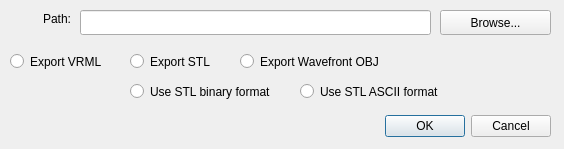
<?xml version="1.0" encoding="UTF-8"?>
<ui version="4.0">
 <class>Exp3DDlg</class>
 <widget class="QDialog" name="Exp3DDlg">
  <property name="geometry">
   <rect>
    <x>0</x>
    <y>0</y>
    <width>564</width>
    <height>149</height>
   </rect>
  </property>
  <property name="windowTitle">
   <string>Dialog</string>
  </property>
  <widget class="QDialogButtonBox" name="buttonBox">
   <property name="geometry">
    <rect>
     <x>210</x>
     <y>110</y>
     <width>341</width>
     <height>32</height>
    </rect>
   </property>
   <property name="orientation">
    <enum>Qt::Horizontal</enum>
   </property>
   <property name="standardButtons">
    <set>QDialogButtonBox::Cancel|QDialogButtonBox::Ok</set>
   </property>
  </widget>
  <widget class="QLineEdit" name="path">
   <property name="geometry">
    <rect>
     <x>80</x>
     <y>10</y>
     <width>351</width>
     <height>25</height>
    </rect>
   </property>
  </widget>
  <widget class="QLabel" name="pathLabel">
   <property name="geometry">
    <rect>
     <x>10</x>
     <y>10</y>
     <width>61</width>
     <height>17</height>
    </rect>
   </property>
   <property name="text">
    <string>Path:</string>
   </property>
   <property name="alignment">
    <set>Qt::AlignRight|Qt::AlignTrailing|Qt::AlignVCenter</set>
   </property>
  </widget>
  <widget class="QPushButton" name="browseButton">
   <property name="geometry">
    <rect>
     <x>440</x>
     <y>10</y>
     <width>111</width>
     <height>25</height>
    </rect>
   </property>
   <property name="text">
    <string>Browse...</string>
   </property>
  </widget>
  <widget class="QRadioButton" name="radioVRML">
   <property name="geometry">
    <rect>
     <x>10</x>
     <y>50</y>
     <width>96</width>
     <height>23</height>
    </rect>
   </property>
   <property name="text">
    <string>Export VRML</string>
   </property>
  </widget>
  <widget class="QRadioButton" name="radioSTL">
   <property name="geometry">
    <rect>
     <x>130</x>
     <y>50</y>
     <width>96</width>
     <height>23</height>
    </rect>
   </property>
   <property name="text">
    <string>Export STL</string>
   </property>
  </widget>
  <widget class="QRadioButton" name="radioSTLBinary">
   <property name="geometry">
    <rect>
     <x>130</x>
     <y>80</y>
     <width>171</width>
     <height>23</height>
    </rect>
   </property>
   <property name="text">
    <string>Use STL binary format</string>
   </property>
  </widget>
  <widget class="QRadioButton" name="radioSTLAscii">
   <property name="geometry">
    <rect>
     <x>300</x>
     <y>80</y>
     <width>171</width>
     <height>23</height>
    </rect>
   </property>
   <property name="text">
    <string>Use STL ASCII format</string>
   </property>
  </widget>
  <widget class="QRadioButton" name="radioObj">
   <property name="geometry">
    <rect>
     <x>240</x>
     <y>50</y>
     <width>191</width>
     <height>23</height>
    </rect>
   </property>
   <property name="text">
    <string>Export Wavefront OBJ</string>
   </property>
  </widget>
 </widget>
 <resources/>
 <connections>
  <connection>
   <sender>buttonBox</sender>
   <signal>accepted()</signal>
   <receiver>Exp3DDlg</receiver>
   <slot>accept()</slot>
   <hints>
    <hint type="sourcelabel">
     <x>248</x>
     <y>254</y>
    </hint>
    <hint type="destinationlabel">
     <x>157</x>
     <y>274</y>
    </hint>
   </hints>
  </connection>
  <connection>
   <sender>buttonBox</sender>
   <signal>rejected()</signal>
   <receiver>Exp3DDlg</receiver>
   <slot>reject()</slot>
   <hints>
    <hint type="sourcelabel">
     <x>316</x>
     <y>260</y>
    </hint>
    <hint type="destinationlabel">
     <x>286</x>
     <y>274</y>
    </hint>
   </hints>
  </connection>
 </connections>
</ui>
